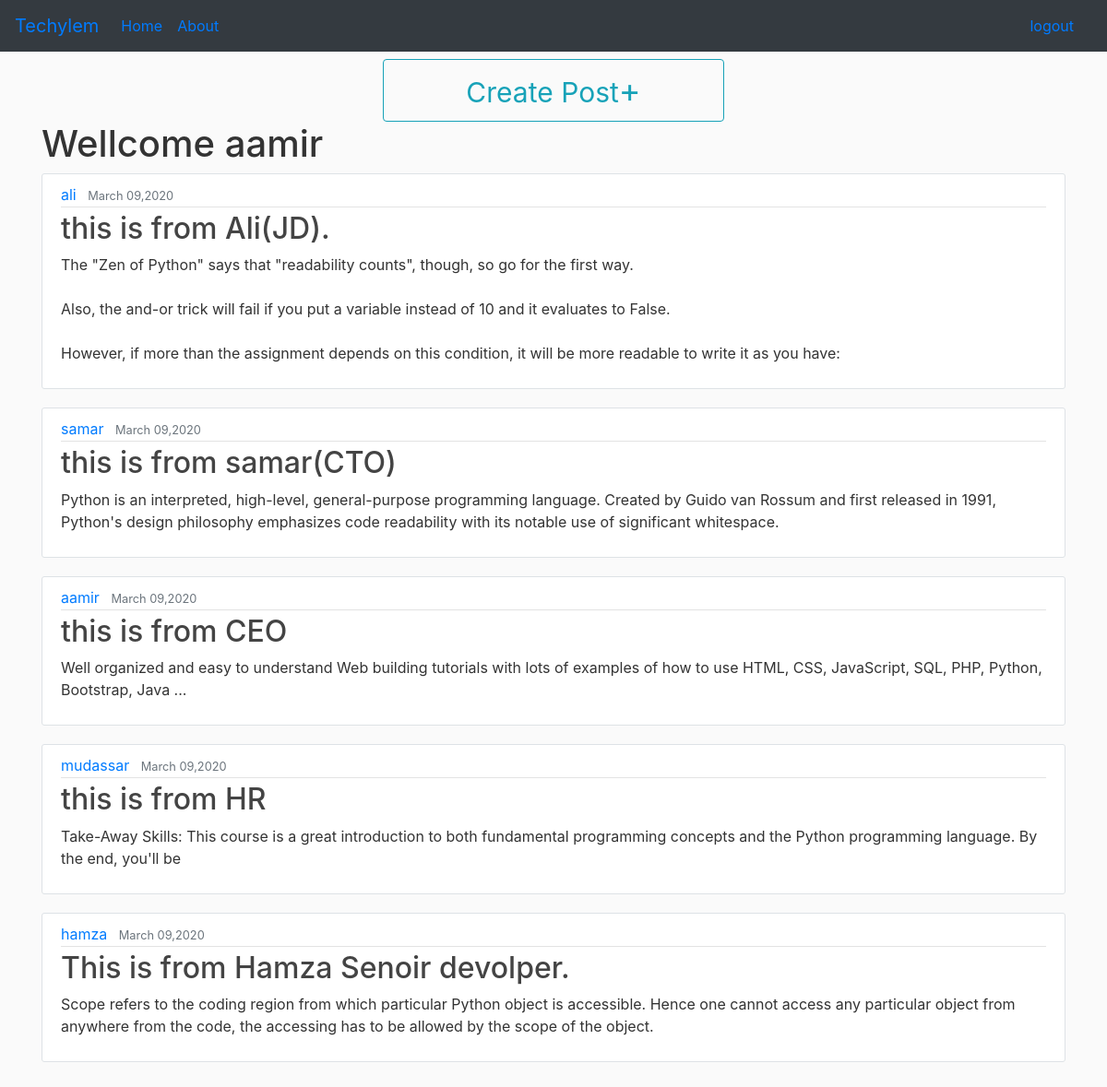
Screenshot of / (signed in) with the database file from the repository.
### account/models.py (models this page shows, shortened)
class Post(models.Model):
    title=models.CharField(max_length=100)
    content=models.TextField(default="")
    date_posted=models.DateTimeField(default=timezone.now)
    author=models.ForeignKey(User,on_delete=models.CASCADE)

### account/views.py (the view)
# urls.py: 2. Add a URL to urlpatterns:  path('', views.home, name='home')
@login_required
def home(request):
    is_ceo=False
    is_cto=False
    is_hr=False
    is_sd=False
    is_jd=False
    posts=Post.objects.all()
    if (User.objects.filter(Q(profile__rank='ceo') & Q(profile__user=request.user.id)).count())==1 :
        is_ceo=True
    if (User.objects.filter(Q(profile__rank='cto') & Q(profile__user=request.user.id)).count())==1 :
        is_cto=True
    if (User.objects.filter(Q(profile__rank='hr') & Q(profile__user=request.user.id)).count())==1 :
        is_hr=True
    if (User.objects.filter(Q(profile__rank='sd') & Q(profile__user=request.user.id)).count())==1 :
        is_sd=True
    if (User.objects.filter(Q(profile__rank='jd') & Q(profile__user=request.user.id)).count())==1 :
        is_jd=True
    role={'posts':posts,'ceo':is_ceo,'cto':is_cto,'hr':is_hr,'sd':is_sd,'jd':is_jd}
    return render(request,'home.html',role)

### account/templates/home.html (shortened to what this page needs)
{% extends "base.html" %}
{% block content %}
<div class="container" style="margin-bottom:100px">
    {% if user.is_authenticated %}
    <a class="col-md-4 offset-md-4 btn mt-2 btn-block btn-outline-info" href="{% url 'create-post' user.id  %}" style="font-size: 30px;"> Create Post<span style="font-size: 36px;">+</span></a>
    <h1>  Wellcome {{user.username}}    </h1>
   {% endif %}
{% for post in posts  %}
<article class="media content-section border">
    <div class="media-body">
      <div class="article-metadata">
        <a class="mr-2" href="#">{{ post.author }}</a>
        <small class="text-muted">{{ post.date_posted|date:"F d,Y" }}</small>
      </div>
      <h2><a class="article-title" href="{% url 'post-detail' post.id %}">{{ post.title }}</a></h2>
      <p class="article-content">{{ post.content }}</p>
    </div>
  </article>
{% endfor %}
</div>
{% endblock content %}

### templates/base.html (shortened to what this page needs)
<!DOCTYPE html>
<html lang="en">
<head>
    <head>
        <link rel="stylesheet" href="https://stackpath.bootstrapcdn.com/bootstrap/4.3.1/css/bootstrap.min.css">
      </head>
</head>
<body>
    <nav class="navbar navbar-expand-lg navbar-info bg-dark">
        <a class="navbar-brand" href="">Techylem</a>
        <div class="collapse navbar-collapse" id="navbarSupportedContent">
          <ul class="navbar-nav mr-auto">
            <li class="nav-item active">
              <a class="nav-link" href="#">Home <span class="sr-only">(current)</span></a>
            </li>
            <li class="nav-item">
              <a class="nav-link" href="#">About</a>
            </li>
          </ul>
          {% if request.user.is_authenticated %}
          <a style="list-style-type :none;float: right;">
            <a style="margin-left: 20px;margin-right:20px" href="/logout">logout</a>
          </a>
          {% endif %}
        </div>
      </nav>
    {% block content %}
    {% endblock content %}
</body>
</html>

### templates/base.html (style rules this page uses)
body { background: #fafafa; color: #333333; }
ul { margin: 0; }
.content-section { background: #ffffff; padding: 10px 20px; border: 1px solid #dddddd; border-radius: 3px; margin-bottom: 20px; }
.article-title { color: #444444; }
.article-content { white-space: pre-line; }
.article-metadata { padding-bottom: 1px; margin-bottom: 4px; border-bottom: 1px solid #e3e3e3 }

### rows the page displays
Post: author "ali", date_posted "March 09,2020", title "this is from Ali(JD).", content "The \"Zen of Python\" says that \"readability counts\", though, so go for the first way. Also, the and-or trick will fail if you put a variable instead of 10 and it evaluates to False. However, if more than the assignment depends on this condition, it will be more readable to write it as you have:"
Post: author "samar", date_posted "March 09,2020", title "this is from samar(CTO)", content "Python is an interpreted, high-level, general-purpose programming language. Created by Guido van Rossum and first released in 1991, Python's design philosophy emphasizes code readability with its notable use of significant whitespace."
Post: author "aamir", date_posted "March 09,2020", title "this is from CEO", content "Well organized and easy to understand Web building tutorials with lots of examples of how to use HTML, CSS, JavaScript, SQL, PHP, Python, Bootstrap, Java ..."
Post: author "mudassar", date_posted "March 09,2020", title "this is from HR", content "Take-Away Skills: This course is a great introduction to both fundamental programming concepts and the Python programming language. By the end, you'll be"
Post: author "hamza", date_posted "March 09,2020", title "This is from Hamza Senoir devolper.", content "Scope refers to the coding region from which particular Python object is accessible. Hence one cannot access any particular object from anywhere from the code, the accessing has to be allowed by the scope of the object."

### other values shown
{{ user.username }} "aamir"
